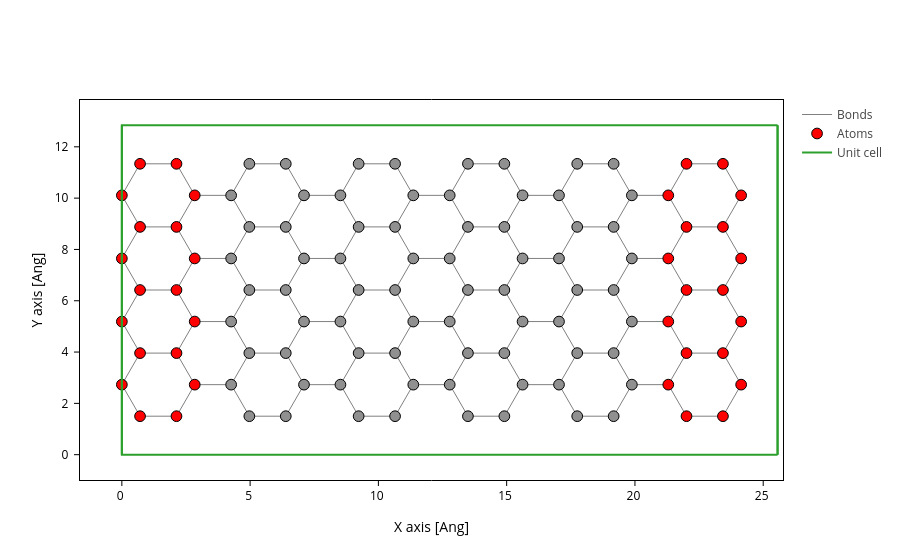

The notebook cell this image was saved under:
### Code cell
ribbon.plot(axes="xy", atoms_style=dict(atoms=lr_idx[:, 0], color="red"))
